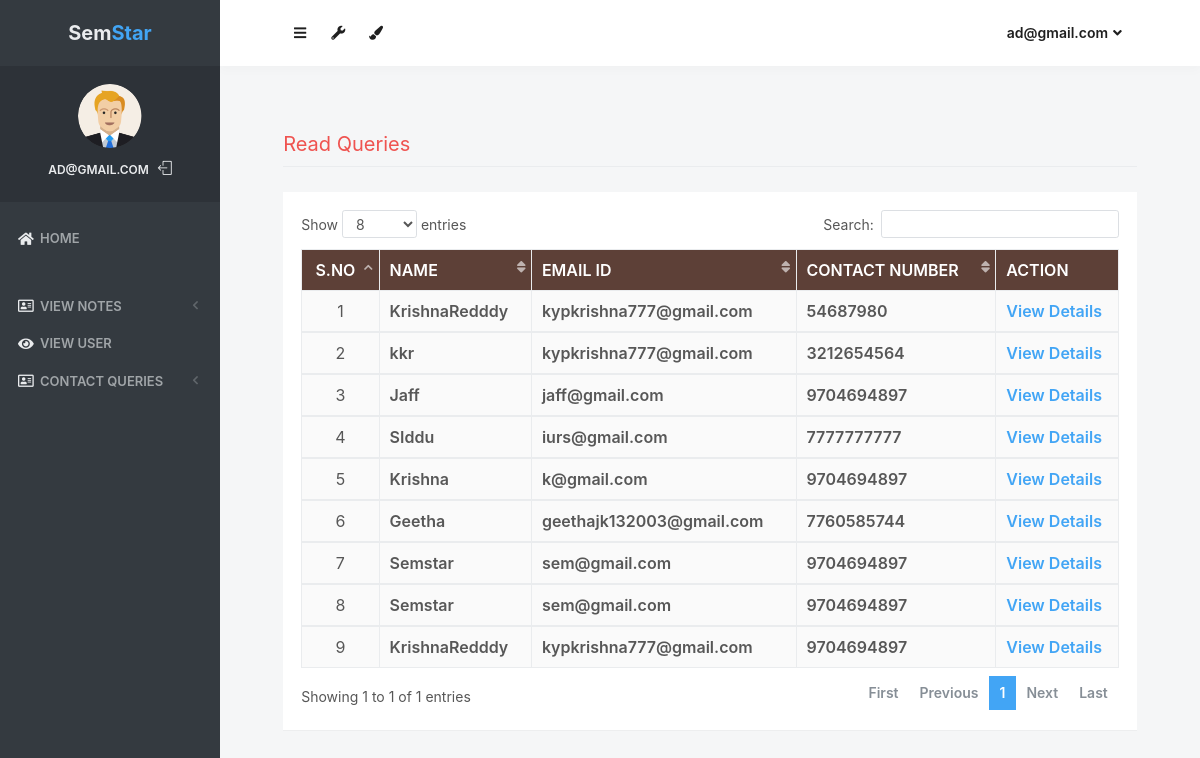
/read_queries (signed in), run on the app's committed database.
### notes/models.py (models this page shows, shortened)
class Contact(models.Model):
    fullname = models.CharField(max_length=100, null=True)
    email = models.CharField(max_length=50, null=True)
    mobile = models.CharField(max_length=15, null=True)
    subject = models.CharField(max_length=100, null=True)
    message = models.CharField(max_length=300, null=True)
    msgdate = models.DateField(null=True)
    isread = models.CharField(max_length=10,null=True)

### notes/views.py (the view)
# urls.py: path('read_queries', read_queries, name='read_queries'),
def read_queries(request):
    if not request.user.is_authenticated:
        return redirect('login_admin')
    contact = Contact.objects.filter(isread="yes")
    return render(request,'read_queries.html', locals())

### notes/templates/read_queries.html (shortened to what this page needs)
{% load static %}
<html lang="en" class="no-focus">
    <head>
        <link rel="stylesheet" href="{% static 'js/plugins/datatables/dataTables.bootstrap4.min.css' %}">
        <link rel="stylesheet" id="css-main" href="{% static 'css1/codebase.min.css' %}">
    </head>
    <body>
        <div id="page-container" class="sidebar-o sidebar-inverse side-scroll page-header-fixed main-content-narrow">
         {% include "sidebar.html" %}
            {% include "admin_nav.html" %}
            <main id="main-container">
                <div class="content">
                    <h2 class="content-heading text-danger">Read Queries</h2>
                    <div class="block">
                        <div class="block-content block-content-full">
                            <table class="table table-bordered table-striped table-vcenter js-dataTable-full-pagination">
                                <thead class="text-white" style="background-color : #5d4037;">
                                    <tr>
                                        <th class="text-center">S.No</th>
                                        <th class="d-none d-sm-table-cell">Name</th>
                                        <th class="d-none d-sm-table-cell">Email ID</th>
                                        <th class="d-none d-sm-table-cell">Contact Number</th>
                                        <th class="d-none d-sm-table-cell" style="width: 15%;">Action</th>
                                    </tr>
                                </thead>
                                {% for i in contact %}
                                <tbody>
                                    <tr>
                                        <td class="text-center">{{forloop.counter}}</td>
                                        <td class="font-w600">{{i.fullname}}</td>
                                        <td class="font-w600">{{i.email}}</td>
                                        <td class="font-w600">{{i.mobile}}</td>
                                        <td class="font-w600"><a href="{% url 'view_queries' i.id %}" class="text-primary">View Details</a></td>
                                    </tr>
                                        {% endfor %}
                                </tbody>
                            </table>
                        </div>
                    </div>
                </div>
            </main>
</div>
 <link rel="stylesheet" href="https://use.fontawesome.com/releases/v5.6.3/css/all.css">
    </body>
</html>

### notes/templates/sidebar.html (shortened to what this page needs)
{% load static %}
   <nav id="sidebar">
                <div id="sidebar-scroll">
                    <div class="sidebar-content">
                        <div class="content-header content-header-fullrow px-15">
                            <div class="content-header-section text-center align-parent sidebar-mini-hidden">
                                <div class="content-header-item">
                                    <a class="link-effect font-w700" href="{% url 'admin_home' %}">
                                           <span class="font-size-xl text-dual-primary-dark">Sem</span><span class="font-size-xl text-primary">Star</span>
                                    </a>
                                </div>
                            </div>
                        </div>
                        <div class="content-side content-side-full content-side-user px-10 align-parent">
                            <div class="sidebar-mini-hidden-b text-center">
                                <a class="img-link" href="be_pages_generic_profile.html">
                                    <img class="img-avatar" src="{% static 'img/avatars/user1.png' %}" alt="">
                                </a>
                                <ul class="list-inline mt-10">
                                    <li class="list-inline-item">
                                        <a class="link-effect text-dual-primary-dark font-size-xs font-w600 text-uppercase" href="{% url 'admin_home' %}">{{ request.user.username }}</a>
                                    </li>
                                    <li class="list-inline-item">
                                        <a class="link-effect text-dual-primary-dark" href="{% url 'logout' %}">
                                            <i class="si si-logout"></i>
                                        </a>
                                    </li>
                                </ul>
                            </div>
                        </div>
                        <div class="content-side content-side-full">
                            <ul class="nav-main">
                                <li class="open">
                                    <a href="{% url 'admin_home' %}"><i class="fas fa-home"></i><span class="sidebar-mini-hide">Home</span></a>
                                </li>
                                <li class="nav-main-heading"><span class="sidebar-mini-visible">UI</span></li>
                                <li>
                                    <a class="nav-submenu" data-toggle="nav-submenu"><i class="far fa-address-card"></i>View Notes</a>
                                </li>
                                <li>
                                    <a  href="{% url 'view_users' %}"><i class="fas fa-eye"></i><span class="sidebar-mini-hide">View User</span></a>
                                </li>
                                <li>
                                    <a class="nav-submenu" data-toggle="nav-submenu"><i class="far fa-address-card"></i>Contact Queries</a>
                                </li>
                           </ul>
                        </div>
                    </div>
                </div>
            </nav>

### notes/templates/admin_nav.html (shortened to what this page needs)
{% load static %}
            <header id="page-header">
                <div class="content-header">
                    <div class="content-header-section">
                        <button type="button" class="btn btn-circle btn-dual-secondary" data-toggle="layout" data-action="sidebar_toggle">
                            <i class="fa fa-navicon"></i>
                        </button>
                        <div class="btn-group" role="group">
                            <button type="button" class="btn btn-circle btn-dual-secondary" id="page-header-options-dropdown" data-toggle="dropdown" aria-haspopup="true" aria-expanded="false">
                                <i class="fa fa-wrench"></i>
                            </button>
                        </div>
                        <div class="btn-group" role="group">
                            <button type="button" class="btn btn-circle btn-dual-secondary" id="page-header-themes-dropdown" data-toggle="dropdown" aria-haspopup="true" aria-expanded="false">
                                <i class="fa fa-paint-brush"></i>
                            </button>
                        </div>
                    </div>
                    <div class="content-header-section">
                        <div class="btn-group" role="group">
                            <button type="button" class="btn btn-rounded btn-dual-secondary" id="page-header-user-dropdown" data-toggle="dropdown" aria-haspopup="true" aria-expanded="false">
                                {{ request.user.username}}<i class="fa fa-angle-down ml-5"></i>
                            </button>
                        </div>
                    </div>
                </div>
            </header>

### data on the page
Contact: fullname "KrishnaRedddy", email "kypkrishna777@gmail.com", mobile "54687980"
Contact: fullname "kkr", email "kypkrishna777@gmail.com", mobile "3212654564"
Contact: fullname "Jaff", email "jaff@gmail.com", mobile "9704694897"
Contact: fullname "SIddu", email "iurs@gmail.com", mobile "7777777777"
Contact: fullname "Krishna", email "k@gmail.com", mobile "9704694897"
Contact: fullname "Geetha", email "geethajk132003@gmail.com", mobile "7760585744"
Contact: fullname "Semstar", email "sem@gmail.com", mobile "9704694897"
Contact: fullname "Semstar", email "sem@gmail.com", mobile "9704694897"
Contact: fullname "KrishnaRedddy", email "kypkrishna777@gmail.com", mobile "9704694897"

### other printed values
{{ request.user.username }} "AD@GMAIL.COM"
{{ request.user.username }} "ad@gmail.com"
